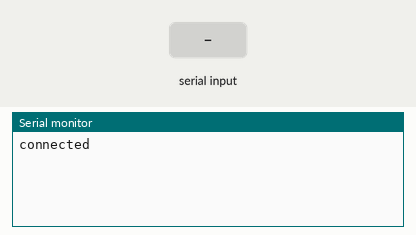
A sketch run on a simulated Arduino Uno, built with avr-gcc and run on an emulated ATmega328P. Parts: the last lines printed to the serial monitor. The inputs (shaded band) are chosen by the test bench.

Above: at 1.2 s.
1.3 s: "1" received over the second serial link
At 2.5 s:
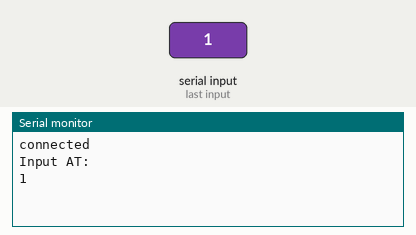
2.8 s: "0" received over the second serial link
At 3.8 s:
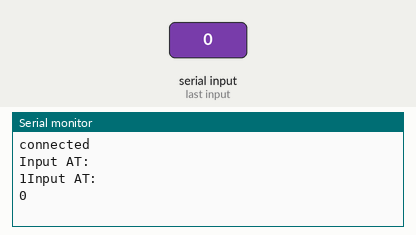

Measured:
- after the input at 1.3 s, the serial monitor: prints a new line at once (image 1)
- after the input at 2.8 s, the serial monitor: prints a new line at once (image 2)

The sketch:

hc05_softwar_serial.ino
```cpp
#include <SoftwareSerial.h>

SoftwareSerial btSerial(12, 11); // RX | TX

void setup() {
  Serial.begin(57600);

  btSerial.begin(38400);  // HC-05 default speed in AT command more

Serial.println("connected");
if (btSerial.available()) {
  Serial.println("Input AT: ");
}

}

void loop() {

  if (btSerial.available()) {
  Serial.println("Input AT: ");
}

  if (btSerial.available())  Serial.write(btSerial.read());
  if (Serial.available())    btSerial.write(Serial.read());
}
```
